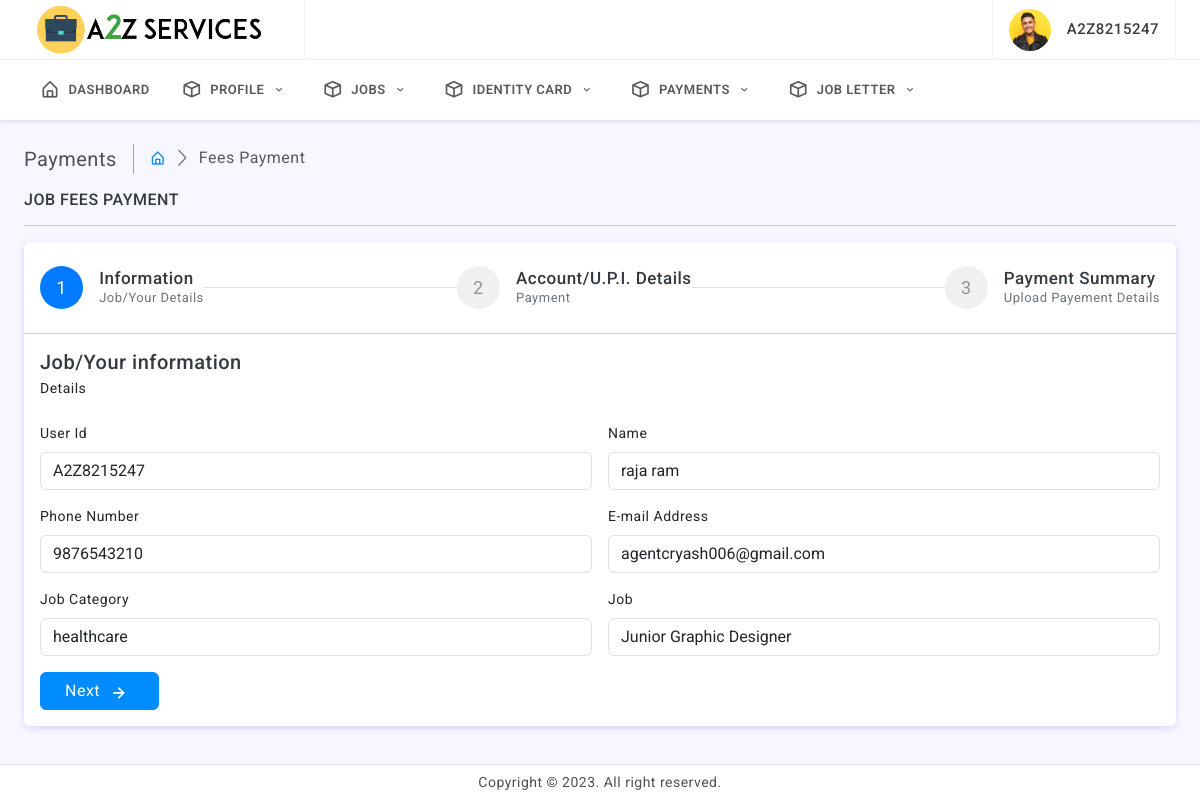
/user/payment.php (signed in), run on the app's committed database.
### tables this page shows
CREATE TABLE `user` (
  `id` int(11) NOT NULL,
  `user_id` varchar(20) NOT NULL,
  `name` varchar(100) NOT NULL,
  `gender` tinyint(1) NOT NULL DEFAULT 0,
  `email` varchar(100) NOT NULL,
  `phone` varchar(20) NOT NULL,
  `dob` date NOT NULL,
  `father` varchar(50) NOT NULL,
  `address` varchar(200) NOT NULL,
  `photo` varchar(200) NOT NULL,
  `cv` varchar(200) NOT NULL,
  `pass` varchar(50) NOT NULL,
  `reg_date` datetime NOT NULL,
  `block_status` tinyint(1) NOT NULL DEFAULT 0,
  `job_status` tinyint(1) NOT NULL DEFAULT 0
);

CREATE TABLE `apply` (
  `id` int(11) NOT NULL,
  `company_name` varchar(100) NOT NULL,
  `user_id` varchar(20) NOT NULL,
  `name` varchar(100) NOT NULL,
  `gender` tinyint(1) NOT NULL DEFAULT 0,
  `phone` varchar(20) NOT NULL,
  `email` varchar(100) NOT NULL,
  `dob` date NOT NULL,
  `cv` varchar(200) NOT NULL,
  `category` varchar(100) NOT NULL,
  `job` varchar(100) NOT NULL,
  `a_date` datetime NOT NULL,
  `approve_status` tinyint(1) NOT NULL DEFAULT 0,
  `approve_date` datetime NOT NULL
);

### user/elements/connect.php (called while the page is built, shortened)
<?php
 if(isset($_SESSION['session_id']) && isset($_SESSION['user_id'])){
    $my_id=$_SESSION['user_id'];
 }
 else{
    header("Location:../index");
 }
?>

### user/payment.php (the view, shortened to what this page needs)
<?php include("elements/connect.php");?>
<!doctype html>
<html lang="en">
<head>
	<link href="assets/plugins/simplebar/css/simplebar.css" rel="stylesheet" />
	<link href="assets/plugins/perfect-scrollbar/css/perfect-scrollbar.css" rel="stylesheet" />
	<link href="assets/plugins/metismenu/css/metisMenu.min.css" rel="stylesheet" />
	<link href="assets/plugins/bs-stepper/css/bs-stepper.css" rel="stylesheet" />
	<link href="assets/css/pace.min.css" rel="stylesheet" />
	<link href="assets/css/bootstrap.min.css" rel="stylesheet">
	<link href="assets/css/bootstrap-extended.css" rel="stylesheet">
	<link href="assets/css/app.css" rel="stylesheet">
	<link href="assets/css/icons.css" rel="stylesheet">
	<link rel="stylesheet" href="assets/css/dark-theme.css" />
	<link rel="stylesheet" href="assets/css/semi-dark.css" />
	<link rel="stylesheet" href="assets/css/header-colors.css" />
</head>
<body>
	<?php include("elements/navbar.php");?>
		<div class="page-wrapper">
			<div class="page-content">
				<div class="page-breadcrumb d-none d-sm-flex align-items-center mb-3">
					<div class="breadcrumb-title pe-3">Payments</div>
					<div class="ps-3">
						<nav aria-label="breadcrumb">
							<ol class="breadcrumb mb-0 p-0">
								<li class="breadcrumb-item"><a href="javascript:;"><i class="bx bx-home-alt"></i></a>
								</li>
								<li class="breadcrumb-item active" aria-current="page">Fees Payment</li>
							</ol>
						</nav>
					</div>
				</div>
			  <?php $details=mysqli_fetch_array(mysqli_query($conn,"SELECT * FROM apply WHERE user_id='$my_id' AND approve_status='1' ORDER BY id DESC LIMIT 1"));?>
			    <h6 class="text-uppercase">Job Fees Payment</h6>
			    <hr>
				<div id="stepper1" class="bs-stepper">
				  <div class="card">
					<div class="card-header">
						<div class="d-lg-flex flex-lg-row align-items-lg-center justify-content-lg-between" role="tablist">
							<div class="step" data-target="#test-l-1">
							  <div class="step-trigger" role="tab" id="stepper1trigger1" aria-controls="test-l-1">
								<div class="bs-stepper-circle">1</div>
								<div class="">
									<h5 class="mb-0 steper-title">Information</h5>
									<p class="mb-0 steper-sub-title">Job/Your Details</p>
								</div>
							  </div>
							</div>
							<div class="bs-stepper-line"></div>
							<div class="step" data-target="#test-l-2">
								<div class="step-trigger" role="tab" id="stepper1trigger2" aria-controls="test-l-2">
								  <div class="bs-stepper-circle">2</div>
								  <div class="">
									  <h5 class="mb-0 steper-title">Account/U.P.I. Details</h5>
									  <p class="mb-0 steper-sub-title">Payment</p>
								  </div>
								</div>
							  </div>
							  <div class="bs-stepper-line"></div>
								<div class="step" data-target="#test-l-4">
									<div class="step-trigger" role="tab" id="stepper1trigger4" aria-controls="test-l-4">
									<div class="bs-stepper-circle">3</div>
									<div class="">
										<h5 class="mb-0 steper-title">Payment Summary</h5>
										<p class="mb-0 steper-sub-title">Upload Payement Details</p>
									</div>
									</div>
								</div>
						  </div>
					</div>
				    <div class="card-body">
					  <div class="bs-stepper-content">
						<form method="POST" action="elements/redirect" enctype="multipart/form-data">
						  <div id="test-l-1" role="tabpanel" class="bs-stepper-pane" aria-labelledby="stepper1trigger1">
							<h5 class="mb-1">Job/Your information</h5>
							<p class="mb-4">Details</p>
							<div class="row g-3">
								<div class="col-12 col-lg-6">
									<label for="FisrtName" class="form-label">User Id</label>
									<input type="text" class="form-control" id="FisrtName" name="user_id" value="<?php echo $my_id?>" readonly required >
								</div>
								<div class="col-12 col-lg-6">
									<label for="LastName" class="form-label">Name</label>
									<input type="text" class="form-control" id="LastName" name="name" value="<?php echo $details['name']?>" readonly required >
								</div>
								<div class="col-12 col-lg-6">
									<label for="PhoneNumber" class="form-label">Phone Number</label>
									<input type="text" class="form-control" id="PhoneNumber" name="phone" value="<?php echo $details['phone']?>" readonly required >
								</div>
								<div class="col-12 col-lg-6">
									<label for="InputEmail" class="form-label">E-mail Address</label>
									<input type="text" class="form-control" id="InputEmail" name="email" value="<?php echo $details['email']?>" readonly required >
								</div>
								<div class="col-12 col-lg-6">
									<label for="InputEmail" class="form-label">Job Category</label>
									<input type="text" class="form-control" id="InputEmail" name="category" value="<?php echo $details['category']?>" readonly required >
								</div>
								<div class="col-12 col-lg-6">
									<label for="InputEmail" class="form-label">Job</label>
									<input type="text" class="form-control" id="InputEmail" name="job" value="<?php echo $details['job']?>" readonly required >
								</div>
								<div class="col-12 col-lg-6">
									<button type="button" class="btn btn-primary px-4" onclick="stepper1.next()">Next<i class='bx bx-right-arrow-alt ms-2'></i></button>
								</div>
							</div>
						  </div>
						</form>
					  </div>
					</div>
				   </div>
				 </div>
			</div>
		</div>
		<footer class="page-footer">
			<p class="mb-0">Copyright © 2023. All right reserved.</p>
		</footer>
	</div>
</body>
</html>

### user/elements/navbar.php (shortened to what this page needs)
    <?php $nav=mysqli_fetch_array(mysqli_query($conn,"SELECT * FROM user WHERE user_id='$my_id'"));?>
<div class="wrapper">
		<div class="header-wrapper">
			<header>
				<div class="topbar d-flex align-items-center">
					<nav class="navbar navbar-expand gap-3">
						<div class="topbar-logo-header d-none d-lg-flex">
							<a href="index"><div class="">
								<img src="assets/images/logo3.png" width="250" alt="logo icon">
							</div></a>
						</div>
						  <div class="top-menu ms-auto">
							<ul class="navbar-nav align-items-center gap-1">
							</ul>
						</div>
						<div class="user-box dropdown px-3">
							<a class="d-flex align-items-center nav-link dropdown-toggle gap-3 dropdown-toggle-nocaret" href="#" role="button" data-bs-toggle="dropdown" aria-expanded="false">
								<img src="assets/images/avatars/avatar-4.png" class="user-img" alt="user avatar">
								<div class="user-info">
									<p class="user-name mb-0"><?php echo $nav['user_id']?></p>
								</div>
						 	</a>
						</div>
					</nav>
				</div>
			</header>
			   <div class="primary-menu">
				   <nav class="navbar navbar-expand-lg align-items-center">
					  <div class="offcanvas offcanvas-start" tabindex="-1" id="offcanvasNavbar" aria-labelledby="offcanvasNavbarLabel">
						<div class="offcanvas-body">
						  <ul class="navbar-nav align-items-center flex-grow-1">
						    <li class="nav-item dropdown">
								<a class="nav-link " href="index" >
									<div class="parent-icon"><i class='bx bx-home-alt'></i>
									</div>
									<div class="menu-title d-flex align-items-center">Dashboard</div>
								</a>
							  </li>
							  <li class="nav-item dropdown">
								<a class="nav-link dropdown-toggle dropdown-toggle-nocaret" href="javascript:;" data-bs-toggle="dropdown">
									<div class="parent-icon"><i class='bx bx-cube'></i>
									</div>
									<div class="menu-title d-flex align-items-center">Profile</div>
									<div class="ms-auto dropy-icon"><i class='bx bx-chevron-down'></i></div>
								</a>
							  </li>
							  <li class="nav-item dropdown">
								<a class="nav-link dropdown-toggle dropdown-toggle-nocaret" href="javascript:;" data-bs-toggle="dropdown">
									<div class="parent-icon"><i class='bx bx-cube'></i>
									</div>
									<div class="menu-title d-flex align-items-center">Jobs</div>
									<div class="ms-auto dropy-icon"><i class='bx bx-chevron-down'></i></div>
								</a>
							  </li>
							  <li class="nav-item dropdown">
								<a class="nav-link dropdown-toggle dropdown-toggle-nocaret" href="javascript:;" data-bs-toggle="dropdown">
									<div class="parent-icon"><i class='bx bx-cube'></i>
									</div>
									<div class="menu-title d-flex align-items-center">Identity Card</div>
									<div class="ms-auto dropy-icon"><i class='bx bx-chevron-down'></i></div>
								</a>
							  </li>
							  <?php
							  $pay=mysqli_query($conn,"SELECT * FROM apply WHERE user_id='$my_id' AND approve_status='1'");
							  if(mysqli_num_rows($pay) > 0){
								?>
								<li class="nav-item dropdown">
								<a class="nav-link dropdown-toggle dropdown-toggle-nocaret" href="javascript:;" data-bs-toggle="dropdown">
									<div class="parent-icon"><i class='bx bx-cube'></i>
									</div>
									<div class="menu-title d-flex align-items-center">Payments</div>
									<div class="ms-auto dropy-icon"><i class='bx bx-chevron-down'></i></div>
								</a>
							  </li>
								<?php
							  }
							  ?>
							    <?php
                                $checking_query = mysqli_query($conn, "SELECT * FROM payment WHERE user_id='$my_id' ORDER BY id DESC LIMIT 1");
                                if (mysqli_num_rows($checking_query) > 0) {
                                    $checking = mysqli_fetch_array($checking_query);
                                        if ($checking['check_status'] == '1') {
                                            ?>
                                            <li class="nav-item dropdown">
                                                <a class="nav-link dropdown-toggle dropdown-toggle-nocaret" href="javascript:;" data-bs-toggle="dropdown">
                                                    <div class="parent-icon"><i class='bx bx-cube'></i></div>
                                                    <div class="menu-title d-flex align-items-center">Job Letter</div>
                                                    <div class="ms-auto dropy-icon"><i class='bx bx-chevron-down'></i></div>
                                                </a>
                                            </li>
                                            <?php
                                        }
                                }
                                ?>
						  </ul>
						</div>
					  </div>
				  </nav>
			</div>
		   </div>

### user/assets/css/app.css (style rules this page uses)
body { font-size: 14px; color: #4c5258; letter-spacing: 0.5px; background-color: #f7f7ff; font-family: 'Roboto', sans-serif; }
a { text-decoration: none; }
.wrapper { width: 100%; position: relative; }
.topbar-logo-header { width: auto; align-items: center; padding: 0 30px 0 0; height: 60px; border-right: 1px solid #f0f0f0; }
.topbar { position: fixed; top: 0; left: 0; right: 0; height: 60px; background: #ffffff; border-bottom: 1px solid #f0f0f0; z-index: 10; }
.topbar .navbar { width: 100%; height: 60px; padding-left: 1.5rem; padding-right: 1.5rem; }
.page-wrapper { height: 100%; margin-top: 120px; margin-bottom: 30px; margin-left: 0px; }
.page-content { padding: 1.5rem; }
.page-footer { background: #ffffff; left: 0px; right: 0; bottom: 0; position: fixed; text-align: center; padding: 7px; font-size: 14px; border-top: 1px solid #e4e4e4; z-index: 3; }
.primary-menu .navbar .navbar-nav .nav-item { width: 100%; }
.primary-menu .navbar .navbar-nav a.nav-link { display: flex; align-items: center; justify-content: start; gap: 0.5rem; font-size: 16px; border-radius: 0; padding: 0.25rem 1rem; margin: 2px 0rem; border-bottom: 1px solid #e3e3e3; }
.primary-menu .navbar .navbar-nav a.nav-link:first-child { margin-left: 0; }
.primary-menu .navbar .navbar-nav a.nav-link:last-child { margin-right: 0; }
.primary-menu .navbar .navbar-nav a .parent-icon { font-size: 20px; }
@media screen and (min-width:992px) { .primary-menu .navbar .navbar-nav a.nav-link { border-radius: 6px; margin: 0px 0.3rem; border-bottom: 0px solid #e3e3e3; } }
@media screen and (min-width:992px) { .primary-menu .navbar { position: fixed; top: 60px; right: 0; left: 0; z-index: 9; border-bottom: 1px solid #e4e4e4; box-shadow: 0 .125rem .25rem rgba(0, 0, 0, .075)!important; background: #ffffff; padding: 10px 1.5rem; } }
@media screen and (min-width:992px) { .primary-menu .navbar .navbar-nav .nav-item { width: auto; } }
.breadcrumb-title { font-size: 20px; border-right: 1.5px solid #aaa4a4; }
.page-breadcrumb .breadcrumb li.breadcrumb-item { font-size: 16px; }
.page-breadcrumb .breadcrumb-item+.breadcrumb-item::before { display: inline-block; padding-right: .5rem; color: #6c757d; font-family: 'LineIcons'; content: "\ea5c"; }
.btn i { vertical-align: middle; font-size: 1.3rem; margin-top: -1em; margin-bottom: -1em; margin-right: 5px; }
input::placeholder { color: #000 !important; opacity: .3 !important }
.dropend .dropdown-toggle-nocaret:after, .dropdown-toggle-nocaret:after { display: none }
.user-img { width: 42px; height: 42px; border-radius: 50%; border: 0 solid #e5e5e5; padding: 0; }
.user-info .user-name { font-size: 15px; font-weight: 500; color: #413c3c; }
.user-box { display: flex; align-items: center; height: 60px; border-left: 1px solid #f0f0f0; border-right: 1px solid #f0f0f0; }

### user/elements/navbar.php (style rules this page uses)
.primary-menu .navbar .navbar-nav a.nav-link { font-size: 13px; text-transform: uppercase; font-weight: 600; }

### data on the page
user: user "A2Z8215247"
apply: name "raja ram", phone "9876543210", email "agentcryash006@gmail.com", category "healthcare", job "Junior Graphic Designer"
